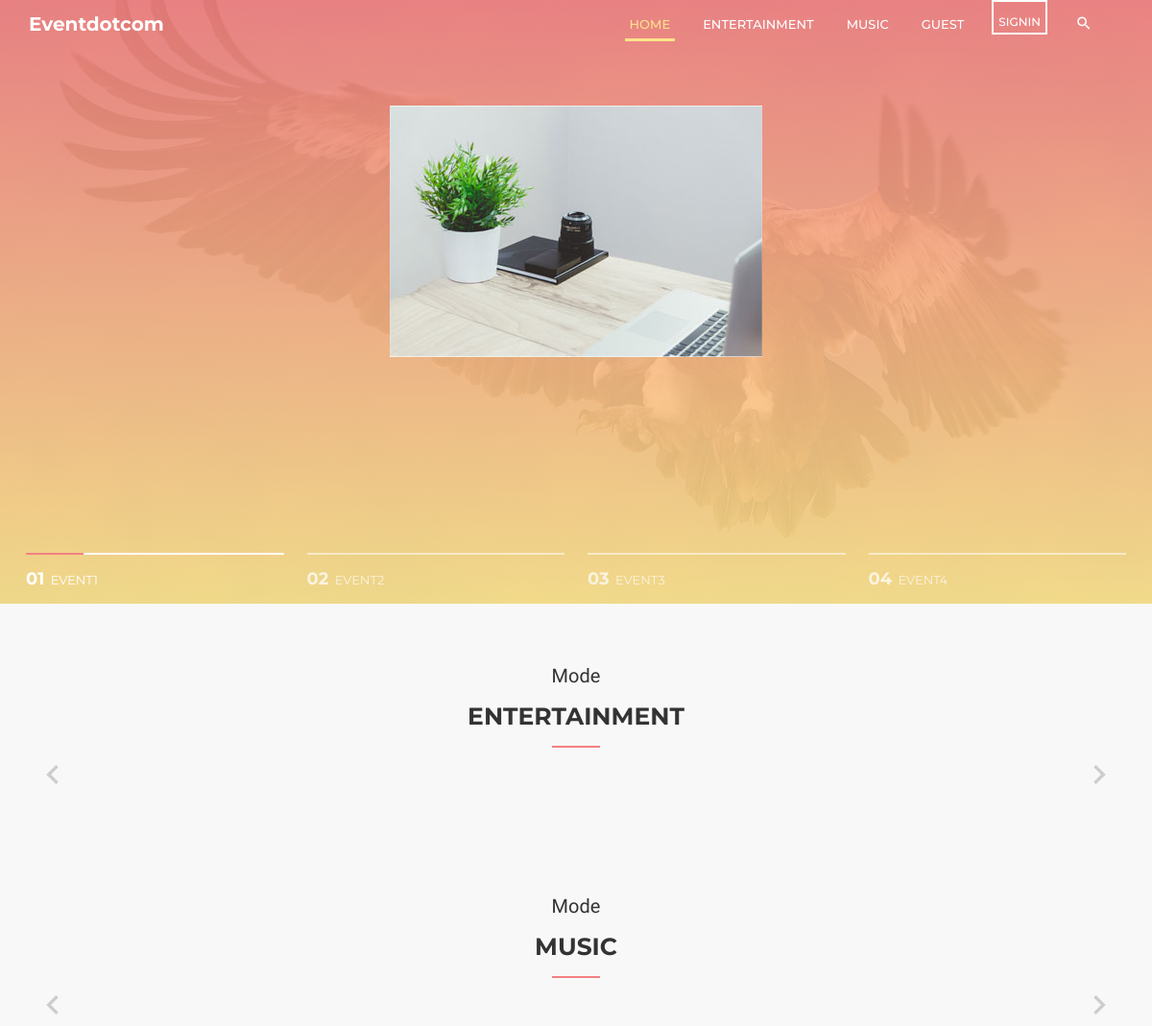
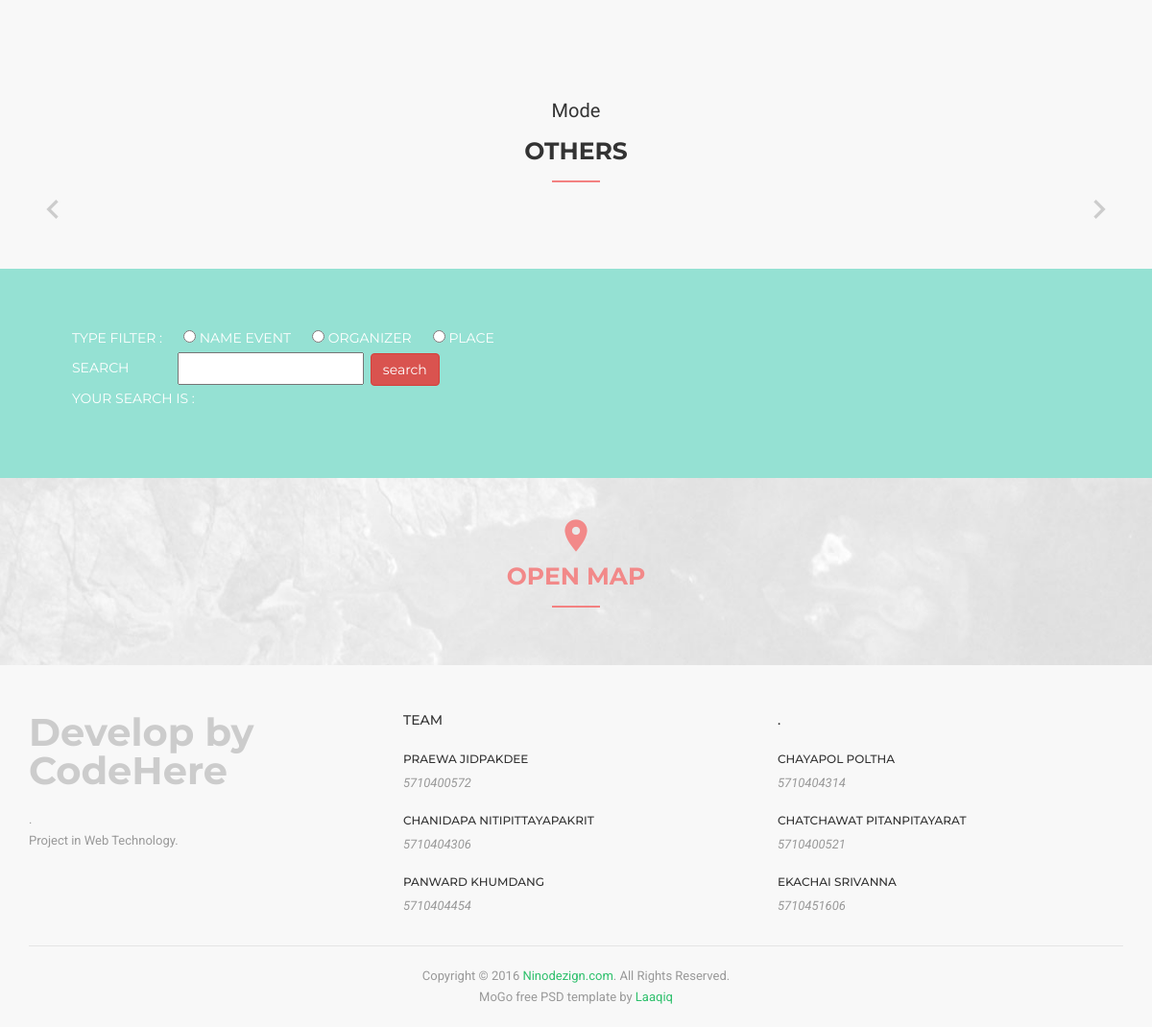
Before: / with the older database file (2 pictures, top to bottom).
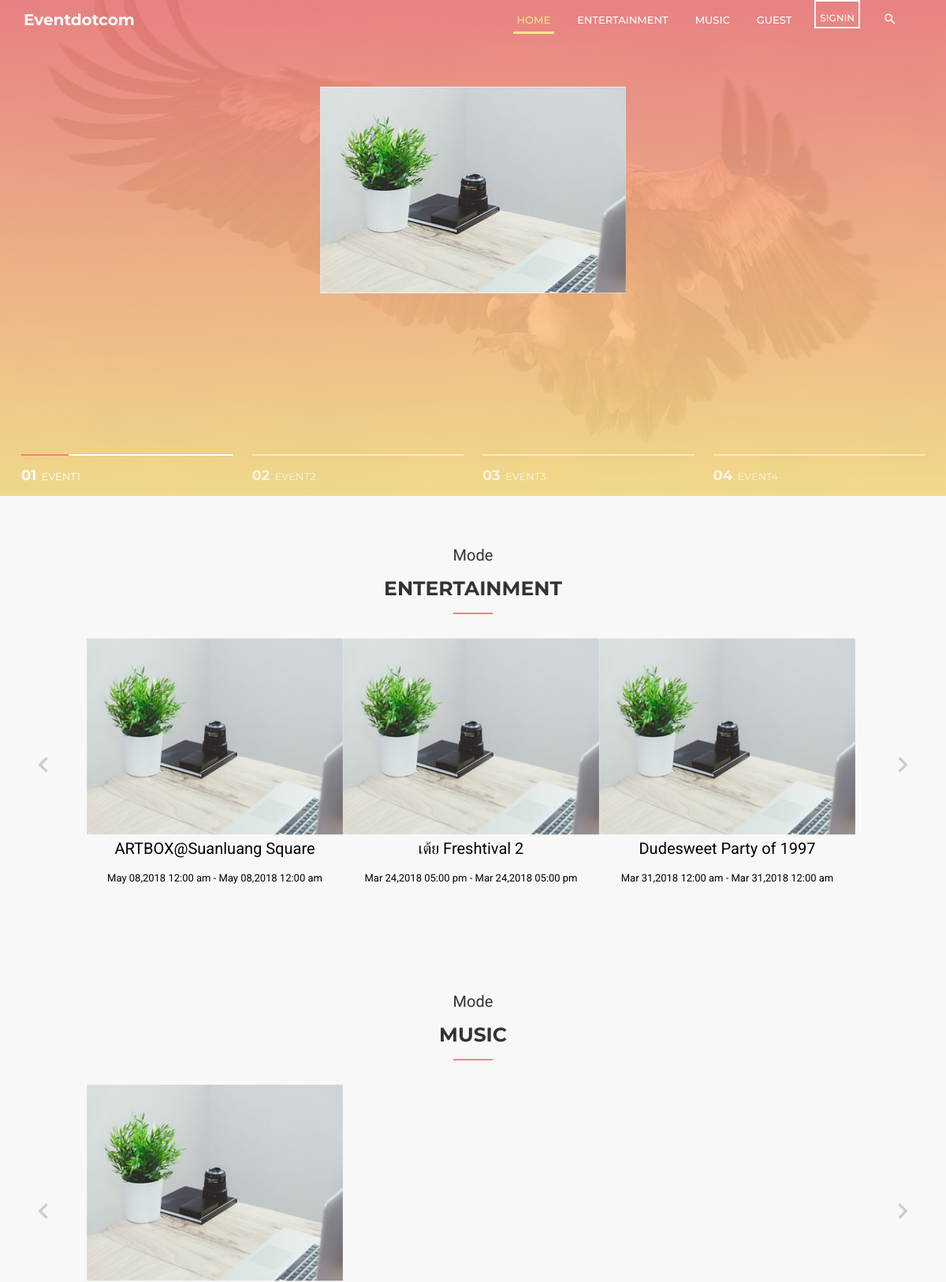
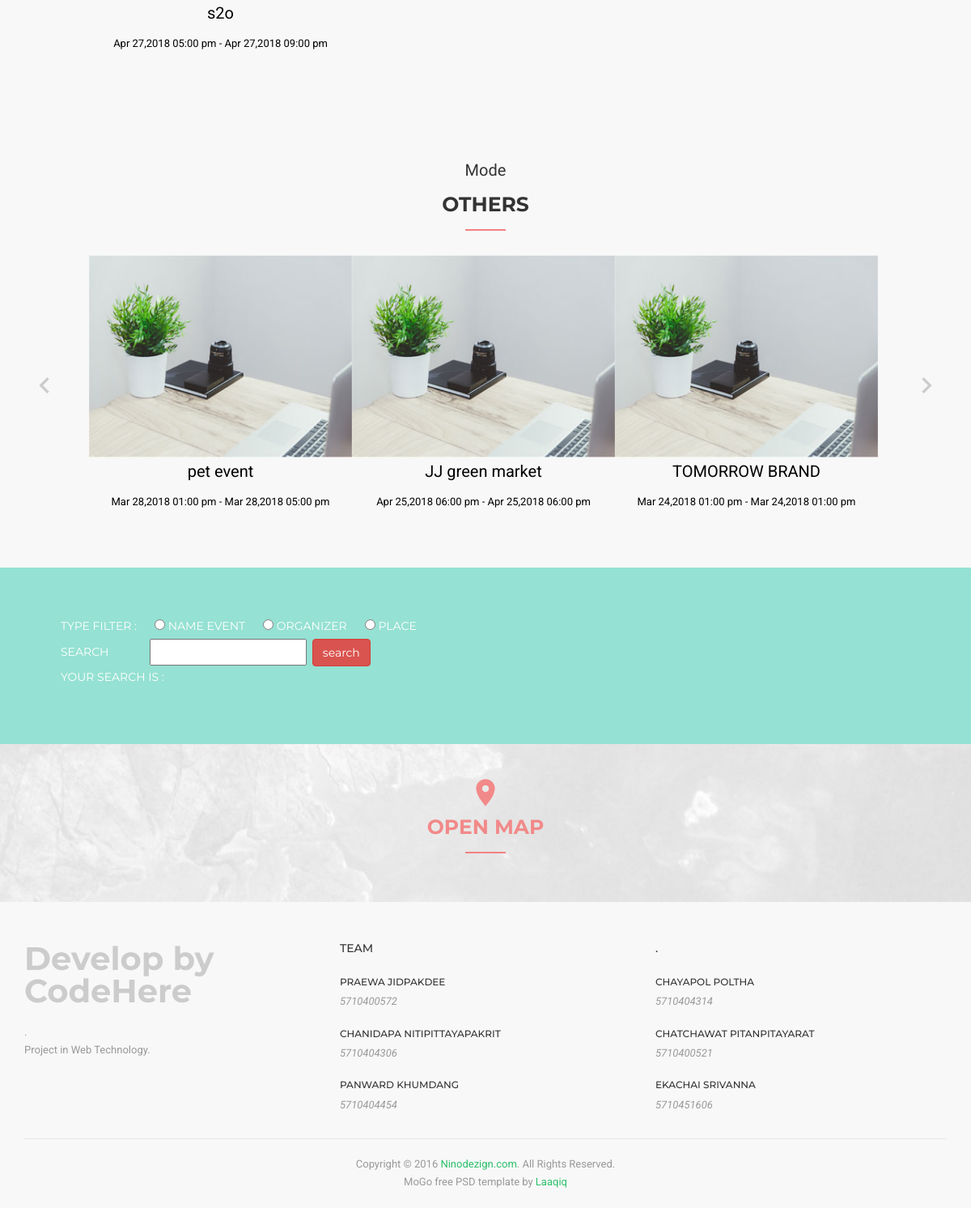
After: the same page with the newer database file (2 pictures, top to bottom).
### tables this page shows
CREATE TABLE `eventdetail` (
  `eventid` int(11) NOT NULL,
  `eventname` varchar(100) DEFAULT NULL,
  `description` varchar(5000) DEFAULT NULL,
  `profilepic` varchar(100) DEFAULT NULL,
  `attendeeslimit` int(11) DEFAULT NULL COMMENT 'Max Attendees Limit',
  `preconditionid` int(11) DEFAULT NULL COMMENT 'Pre condition Event Code',
  `type` varchar(10) DEFAULT NULL,
  `feedback` varchar(20) DEFAULT NULL COMMENT 'Link To Feedback',
  `price` int(11) DEFAULT NULL,
  `createddate` datetime DEFAULT NULL,
  `location` varchar(100) DEFAULT NULL COMMENT 'Location',
  `latitude` varchar(20) DEFAULT NULL,
  `longitude` varchar(20) DEFAULT NULL,
  `eventown` int(11) DEFAULT NULL,
  `started` datetime DEFAULT NULL,
  `finished` datetime DEFAULT NULL
);

### checker.php (called while the page is built, shortened)
<?php
	function checkSession()
	{
		return false;
	}
?>

### DBconnect.php (called while the page is built, shortened)
<?php
	 class DBconnect
	 {
	 	var $connection;
	 	function __construct($dbname, $user, $pwd)
	 	{
			$this->connection = new PDO(
			   'mysql:host=localhost:3306;dbname='. $dbname.';charset=utf8mb4',
			   $user,
			   $pwd);
	 	}
	 	function select($selected, $table, $clause){
	 		$count = 0;
	 		$result= [];
			foreach($this->connection->query("SELECT ". $selected ." FROM " .$table. " " .$clause) as $row) {
		    	$result[$count]= $row;
		    	$count+=1;
			}
			return $result;
	 	}
	 }
 ?>

### search.php (called while the page is built, shortened)
<?php
    $filter = "";
?>

### index.php (the view, shortened to what this page needs)
<?php
	include 'DBconnect.php';
	$connection = new DBconnect('eventdotcom','root','');
	include 'search.php';
	$user_type = 'guest';
	include 'checker.php';
	if(checkSession()){
		$user = $_SESSION['uid'];
		$me = $connection->select('*', 'users', 'WHERE users.userid='.'"'.$user.'"');
		$user_type = $me[0]["type"];
	}else{
		$user_type = 'guest';
	}
	function showEvent($type_event){
		global $connection;
		$countStartRow = 0;
		$outputShowEvent = '';
		$instrucQuery = $connection->select('*', 'eventdetail', 'where type = "'. $type_event .'" AND Eventdetail.started>=CURDATE()');
		foreach($instrucQuery as $row){
			$countStartRow += 1;
			if($row["profilepic"] === "profile-pic"){
				$pictureShow = "images/story/img-2.jpg";
			}
			else{
				$pictureShow = $row["profilepic"];
			}
			if($countStartRow == 1){
				$s_date = (string)$row['started'];
				$start_date = date_create($s_date);
        		$newformatStart = date_format($start_date,"M d,Y h:i a");
				$f_date = (string)$row['finished'];
				$finish_date = date_create($f_date);
        		$newformatFinish = date_format($finish_date,"M d,Y h:i a");
				$outputShowEvent .= '
				<li>
					<div layout="row">
						<div class="container-event">
							<img src="' . $pictureShow . '" alt="picevent" class="image">
							<div class="middle">
								<a href="event.php?id=' . $row["eventid"] . '"><button class="btn btn-success">Buy ticket</button></a>
							</div>
							<p class="nameEvent">'. $row["eventname"] .'</p>
							<p>' . $newformatStart . ' - ' . $newformatFinish . '</p>
						</div>
				';
			}
			else if($countStartRow == 3){
				$newformatStart = date('M d,Y h:i a',strtotime($row['started']));
				$countStartRow = 0;
				$outputShowEvent .= '
						<div class="container-event">
							<img src="' . $pictureShow . '" alt="picevent" class="image">
							<div class="middle">
								<a href="event.php?id=' . $row["eventid"] . '"><button class="btn btn-success">Buy ticket</button></a>
							</div>
							<p class="nameEvent">'. $row["eventname"] .'</p>
							<p>' . $newformatStart . ' - ' . $newformatStart . '</p>
						</div>
					</div>
				</li>
				';
			}
			else{
				$newformatStart = date('M d,Y h:i a',strtotime($row['started']));
				$outputShowEvent .= '
						<div class="container-event">
							<img src="' . $pictureShow . '" alt="picevent" class="image">
							<div class="middle">
								<a href="event.php?id=' . $row["eventid"] . '"><button class="btn btn-success">Buy ticket</button></a>
							</div>
							<p class="nameEvent">'. $row["eventname"] .'</p>
							<p style="color: black">' . $newformatStart . ' - ' . $newformatStart . '</p>
						</div>
				';
			}
		}
		return $outputShowEvent;
	}
	function userLogin($user_type){
		$outputUserLogin = '';
		if($user_type === 'guest'){
			$outputUserLogin .= '
				<li><a href="">Guest</a></li>
				<a href="login.php" class="nino-btn" name="submit">Signin</a>
			';
		}
		return $outputUserLogin;
	}
?>
<!DOCTYPE html>
<html lang="en">
<head>
	<link rel="stylesheet" type="text/css" href="css/bootstrap.min.css" />
	<link rel="stylesheet" type="text/css" href="css/materialdesignicons.min.css" />
	<link rel="stylesheet" type="text/css" href="css/jquery.mCustomScrollbar.min.css" />
	<link rel="stylesheet" type="text/css" href="css/prettyPhoto.css" />
	<link rel="stylesheet" type="text/css" href="css/unslider.css" />
	<link rel="stylesheet" type="text/css" href="css/template.css" />
</head>
<body data-target="#nino-navbar" data-spy="scroll">
	<header id="nino-header">
		<div id="nino-headerInner">
			<nav id="nino-navbar" class="navbar navbar-default" role="navigation">
				<div class="container">
					<div class="navbar-header">
						<a href="index.php" class="navbar-brand">Eventdotcom</a>
					</div>
					<div class="nino-menuItem pull-right">
						<div class="collapse navbar-collapse pull-left" id="nino-navbar-collapse">
							<ul class="nav navbar-nav">
								<li class="active"><a href="#nino-header">Home <span class="sr-only">(current)</span></a></li>
								<li><a href="#nino-entertainment">Entertainment</a></li>
								<li><a href="#nino-music">Music</a></li>
								<?php echo userLogin($user_type)?>
							</ul>
							<ul class="nino-iconsGroup nav navbar-nav">
								<li><a href="#nino-searching" class="nino-search"><i class="mdi mdi-magnify nino-icon"></i></a></li>
							</ul>
					</div>
				</div>
			</nav>
			<section id="nino-slider" class="carousel slide container" data-ride="carousel">
				<div class="carousel-inner" role="listbox">
					<?php
						$countEventHead = 0;
						$instrucQuery = $connection->select('*', 'eventdetail', ' order by started AND Eventdetail.started>=CURDATE()');
						foreach($instrucQuery as $row){
								if($row["profilepic"] === "profile-pic"){
									$pictureHeadShow = "images/story/img-2.jpg";
								}
								else{
									$pictureHeadShow = $row["profilepic"];
								}
								$countEventHead += 1;
								if($countEventHead == 1){
							?>
									<div class="item active">
										<a href="event.php?id=<?php echo $row["eventid"] ?>" class="headerSlidePic"><img src="<?php echo $pictureHeadShow ?>"></a>
									</div>
						<?php
								}
						}
					?>
				</div>
				<ol class="carousel-indicators clearfix">
					<li data-target="#nino-slider" data-slide-to="0" class="active">
						<div class="inner">
							<span class="number">01</span> Event1
						</div>
					</li>
					<li data-target="#nino-slider" data-slide-to="1">
						<div class="inner">
							<span class="number">02</span> Event2
						</div>
					</li>
					<li data-target="#nino-slider" data-slide-to="2">
						<div class="inner">
							<span class="number">03</span> Event3
						</div>
					</li>
					<li data-target="#nino-slider" data-slide-to="3">
						<div class="inner">
							<span class="number">04</span> Event4
						</div>
					</li>
				</ol>
			</section>
		</div>
	</header>
	<section class="nino-testimonial" id="nino-entertainment">
		<div class="container">
			<h2 class="nino-sectionHeading">
				<span class="nino-subHeading">Mode</span>
				Entertainment
			</h2>
		</div>
    	<div class="container">
    		<div class="nino-testimonialSlider">
				<ul>
					<?php echo showEvent("entertainm") ?>
				</ul>
			</div>
    	</div>
	</section>
	<section class="nino-testimonial" id="nino-music">
		<div class="container">
			<h2 class="nino-sectionHeading">
				<span class="nino-subHeading">Mode</span>
				Music
			</h2>
		</div>
    	<div class="container">
    		<div class="nino-testimonialSlider">
				<ul>
					<?php echo showEvent("music") ?>
				</ul>
			</div>
    	</div>
	</section>
	<section class="nino-testimonial" id="nino-others">
		<div class="container">
			<h2 class="nino-sectionHeading">
				<span class="nino-subHeading">Mode</span>
				Others
			</h2>
		</div>
    	<div class="container">
    		<div class="nino-testimonialSlider">
				<ul>
					<?php echo showEvent("other") ?>
				</ul>
			</div>
    	</div>
	</section>
    <section id="nino-searching">
    	<div class="container">
				<form action="" method="post">
					<div>
						Type filter :
						&nbsp;&nbsp;&nbsp;&nbsp;
						<input type="radio" name="filter" value="name_event" <?php if (isset($filter) && $filter=="name_event") echo "checked";?>>&nbsp;name event
						&nbsp;&nbsp;&nbsp;&nbsp;
						<input type="radio" name="filter" value="name_organizer" <?php if (isset($filter) && $filter=="name_organizer") echo "checked";?>>&nbsp;organizer
						&nbsp;&nbsp;&nbsp;&nbsp;
						<input type="radio" name="filter" value="name_place" <?php if (isset($filter) && $filter=="name_place") echo "checked";?>>&nbsp;place
						&nbsp;&nbsp;&nbsp;&nbsp;
					</div>
					<div>
						Search
						&nbsp;&nbsp;&nbsp;&nbsp;&nbsp;&nbsp;&nbsp;&nbsp;&nbsp;&nbsp;&nbsp;
						<input type="text" name="searchtext">
						<input type="submit" name="search" href="#nino-searching" class="btn btn-danger" value="search">
					</div>
					<p>Your search is : <?php echo $searchtext; ?></p>
				</form>
    	</div>
    </section>
    <section id="nino-map">
    	<div class="container">
    		<h2 class="nino-sectionHeading">
    			<i class="mdi mdi-map-marker nino-icon"></i>
    			<span class="text">Open map</span>
    		</h2>
    	</div>
    </section>
    <footer id="footer">
        <div class="container">
        	<div class="row">
        		<div class="col-md-4">
        			<div class="colInfo">
	        			<div class="footerLogo">
	        				<a href="#" >Develop by CodeHere</a>
	        			</div>.
	        			<p>
	        				Project in Web Technology.
	        			</p>
        			</div>
        		</div>
        		<div class="col-md-4 col-sm-6">
        			<div class="colInfo">
	        			<h3 class="nino-colHeading">Team</h3>
	        			<ul class="listArticles">
	        				<li layout="row" class="verticalCenter">
	        					<div class="info">
	        						<h3 class="articleTitle">Praewa Jidpakdee</h3>
	        						<div class="date">5710400572</div>
	        					</div>
	        				</li>
	        				<li layout="row" class="verticalCenter">
	        					<div class="info">
	        						<h3 class="articleTitle">Chanidapa Nitipittayapakrit</h3>
	        						<div class="date">5710404306</div>
	        					</div>
	        				</li>
	        				<li layout="row" class="verticalCenter">
	        					<div class="info">
	        						<h3 class="articleTitle">Panward Khumdang</h3>
	        						<div class="date">5710404454</div>
	        					</div>
	        				</li>
	        			</ul>
        			</div>
        		</div>
        		<div class="col-md-4 col-sm-6">
              <div class="colInfo">
	        			<h3 class="nino-colHeading">.</h3>
	        			<ul class="listArticles">
	        				<li layout="row" class="verticalCenter">
	        					<div class="info">
	        						<h3 class="articleTitle">Chayapol Poltha</h3>
	        						<div class="date">5710404314</div>
	        					</div>
	        				</li>
	        				<li layout="row" class="verticalCenter">
	        					<div class="info">
	        						<h3 class="articleTitle">Chatchawat Pitanpitayarat</h3>
	        						<div class="date">5710400521</div>
	        					</div>
	        				</li>
	        				<li layout="row" class="verticalCenter">
	        					<div class="info">
	        						<h3 class="articleTitle">Ekachai Srivanna</h3>
	        						<div class="date">5710451606</div>
	        					</div>
	        				</li>
	        			</ul>
        			</div>
        		</div>
        	</div>
			<div class="nino-copyright">Copyright &copy; 2016 <a target="_blank" href="http://www.ninodezign.com/" title="Ninodezign.com - Top quality open source resources for web developer and web designer">Ninodezign.com</a>. All Rights Reserved. <br/> MoGo free PSD template by <a href="https://www.behance.net/laaqiq">Laaqiq</a></div>
        </div>
    </footer>
</body>
</html>

### css/unslider.css (style rules this page uses)
.unslider-wrap { position: relative }
.unslider-wrap.unslider-carousel > li { float: left }
.unslider li, .unslider ol, .unslider ul { list-style: none; margin: 0; padding: 0; border: none }

Changed rows visible on the page:
added eventdetail: eventname "ARTBOX@Suanluang Square", started "May 08,2018 12:00 am", finished "May 08,2018 12:00 am", shown under "ModeENTERTAINMENT"
added eventdetail: eventname "เต้ย Freshtival 2", started "Mar 24,2018 05:00 pm", shown under "ModeENTERTAINMENT"
added eventdetail: eventname "Dudesweet Party of 1997", started "Mar 31,2018 12:00 am", shown under "ModeENTERTAINMENT"
added eventdetail: eventname "s2o", started "Apr 27,2018 05:00 pm", finished "Apr 27,2018 09:00 pm", shown under "ModeMUSIC"
added eventdetail: eventname "pet event", started "Mar 28,2018 01:00 pm", finished "Mar 28,2018 05:00 pm", shown under "ModeOTHERS"
added eventdetail: eventname "JJ green market", started "Apr 25,2018 06:00 pm", shown under "ModeOTHERS"
added eventdetail: eventname "TOMORROW BRAND", started "Mar 24,2018 01:00 pm", shown under "ModeOTHERS"
